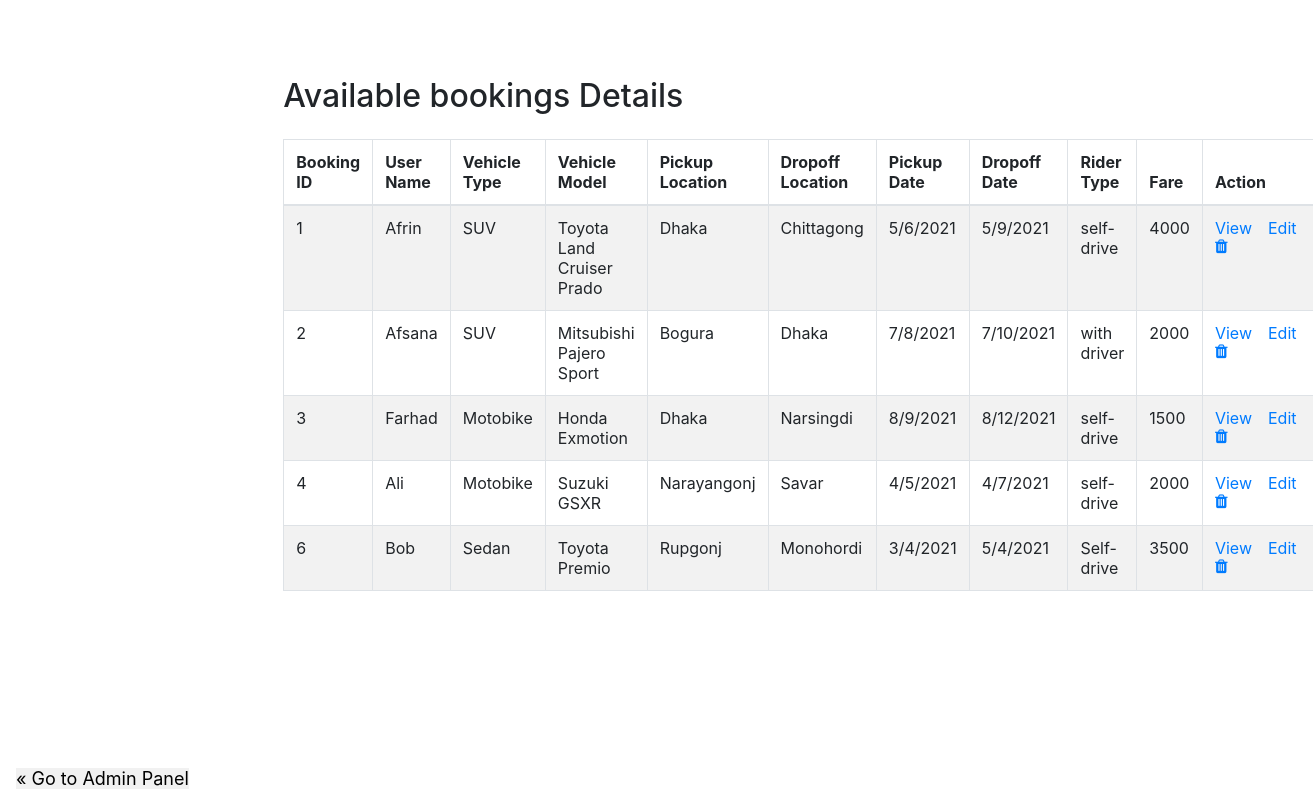
The app's page /availablebookings.php with its own data.
### tables this page shows
CREATE TABLE `booking` (
  `id` bigint(20) NOT NULL,
  `u_name` varchar(50) NOT NULL,
  `vehicle_type` varchar(100) NOT NULL,
  `vehicle_model` varchar(255) NOT NULL,
  `pickup_location` varchar(100) NOT NULL,
  `dropoff_location` varchar(100) NOT NULL,
  `pickup_date` varchar(100) NOT NULL,
  `dropoff_date` varchar(100) NOT NULL,
  `rider_type` varchar(100) NOT NULL,
  `fare` varchar(100) NOT NULL
);

### availablebookings.php (the view, shortened to what this page needs)
<!DOCTYPE html>
<html lang="en">
<head>
    <link rel="stylesheet" href="https://stackpath.bootstrapcdn.com/bootstrap/4.5.2/css/bootstrap.min.css">
    <link rel="stylesheet" href="https://maxcdn.bootstrapcdn.com/font-awesome/4.7.0/css/font-awesome.min.css">
</head>
<body>
    <div class="lnav">
    </div>
    <div class="wrapper">
        <div class="container-fluid">
            <div class="row">
                <div class="col-md-12">
                    <div class="mt-5 mb-3 clearfix">
                        <h2 class="pull-left">Available bookings Details</h2>
                    </div>
                    <?php
                    require_once "config.php";
                    $sql = "SELECT * FROM booking";
                    if($result = mysqli_query($link, $sql)){
                        if(mysqli_num_rows($result) > 0){
                            echo '<table class="table table-bordered table-striped">';
                                echo "<thead>";
                                    echo "<tr>";
                                        echo "<th>Booking ID</th>";
                                        echo "<th>User Name</th>";
                                        echo "<th>Vehicle Type</th>";
                                        echo "<th>Vehicle Model</th>";
                                        echo "<th>Pickup Location</th>";
                                        echo "<th>Dropoff Location</th>";
                                        echo "<th>Pickup Date</th>";
                                        echo "<th>Dropoff Date</th>";
                                        echo "<th>Rider Type</th>";
                                        echo "<th>Fare</th>";
                                        echo "<th>Action</th>";
                                    echo "</tr>";
                                echo "</thead>";
                                echo "<tbody>";
                                while($row = mysqli_fetch_array($result)){
                                    echo "<tr>";
                                        echo "<td>" . $row['id'] . "</td>";
                                        echo "<td>" . $row['u_name'] . "</td>";
                                        echo "<td>" . $row['vehicle_type'] . "</td>";
                                        echo "<td>" . $row['vehicle_model'] . "</td>";
                                        echo "<td>" . $row['pickup_location'] . "</td>";
                                        echo "<td>" . $row['dropoff_location'] . "</td>";
                                        echo "<td>" . $row['pickup_date'] . "</td>";
                                        echo "<td>" . $row['dropoff_date'] . "</td>";
                                        echo "<td>" . $row['rider_type'] . "</td>";
                                        echo "<td>" . $row['fare'] . "</td>";
                                        echo "<td>";
                                            echo '<a href="readbookigs.php? id='. $row['id'] .'" class="mr-3" title="View Record" data-toggle="tooltip"><span>View</span></a>';
                                            echo '<a href="updatebooking.php? id='. $row['id'] .'" class="mr-3" title="Update Record" data-toggle="tooltip"><span>Edit</span></a>';
                                            echo '<a href="deletebooking.php? id='. $row['id'] .'" title="Delete Record" data-toggle="tooltip"><span class="fa fa-trash"></span></a>';
                                        echo "</td>";
                                    echo "</tr>";
                                }
                                echo "</tbody>";
                            echo "</table>";
                        } else{
                            echo '<div class="alert alert-danger"><em>No records were found.</em></div>';
                        }
                    } else{
                        echo "Oops! Something went wrong. Please try again later.";
                    }
                    ?>
                </div>
            </div>
        </div>
    </div>
    <div>
        <div class="bottomleft">
        <a href="admin.php" class="previous">&laquo; Go to Admin Panel</a>
        </div>
    </div>
</body>
</html>

### availablebookings.php (style rules this page uses)
.wrapper { float:left; border: 5px solid white; width: 79%; height: 481px; }
.lnav { float: left; border: 2px ; width: 20.05%; height: 481px; }
.bottomleft { position: absolute; bottom: 8px; left: 16px; font-size: 18px; color: black; }
.previous { background-color: #f1f1f1; color: black; }
table tr td:last-child { width: 300px; }

### records on screen
booking: id "1", u_name "Afrin", vehicle_type "SUV", vehicle_model "Toyota Land Cruiser Prado", pickup_location "Dhaka", dropoff_location "Chittagong", pickup_date "5/6/2021", dropoff_date "5/9/2021", rider_type "self-drive", fare "4000"
booking: id "2", u_name "Afsana", vehicle_type "SUV", vehicle_model "Mitsubishi Pajero Sport", pickup_location "Bogura", dropoff_location "Dhaka", pickup_date "7/8/2021", dropoff_date "7/10/2021", rider_type "with driver", fare "2000"
booking: id "3", u_name "Farhad", vehicle_type "Motobike", vehicle_model "Honda Exmotion", pickup_location "Dhaka", dropoff_location "Narsingdi", pickup_date "8/9/2021", dropoff_date "8/12/2021", rider_type "self-drive", fare "1500"
booking: id "4", u_name "Ali", vehicle_type "Motobike", vehicle_model "Suzuki GSXR", pickup_location "Narayangonj", dropoff_location "Savar", pickup_date "4/5/2021", dropoff_date "4/7/2021", rider_type "self-drive", fare "2000"
booking: id "6", u_name "Bob", vehicle_type "Sedan", vehicle_model "Toyota Premio", pickup_location "Rupgonj", dropoff_location "Monohordi", pickup_date "3/4/2021", dropoff_date "5/4/2021", rider_type "Self-drive", fare "3500"
